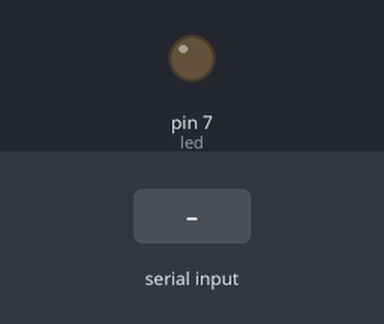
Bench run of a sketch on a simulated Arduino Uno, built with avr-gcc and run on an emulated ATmega328P. On the bench: output pins drawn as LEDs (lit = HIGH). The inputs (shaded band) are chosen by the test bench. What the sketch prints to the serial monitor is not drawn.

Above: at 1.2 s.
1.3 s: "1\n" received over Serial
Timing chart, 0 to 4.3 s (numbered marks = the images above; inputs shaded):
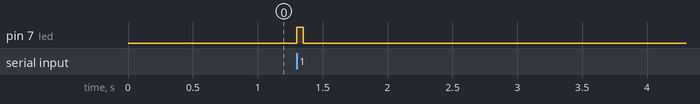

Measured:
- after the input at 1.3 s, pin 7 (led): LOW → HIGH at once, → LOW 0.05 s later

The sketch:

Arduino4_gravityWind.ino
```cpp
const int led = 7;
const int wind = A1;

const int flashDuration = 50;
unsigned long turnedLEDOnAt = 0;

void setup() {
  Serial.begin(9600);
  Serial.println("0");           // initiate the communication
  pinMode(led, OUTPUT);
}

void loop() {

  while (Serial.available()) {
    int valueFromProcessing = Serial.parseInt();   // read message from Processing

    if (Serial.read() == '\n') {
      if (valueFromProcessing == 1) {          // if the ball has hit the bottom in the Processing
        digitalWrite(led, HIGH);               // turn on the LED
        turnedLEDOnAt = millis();              // and note the time
      }

      Serial.println(analogRead(wind));        // read analog sensor and send it to Processing
    }
  }

  if (millis() - turnedLEDOnAt >= flashDuration) {  // after certain time has passed
    digitalWrite(led, LOW);                         // turn off LED
  }
}
```
